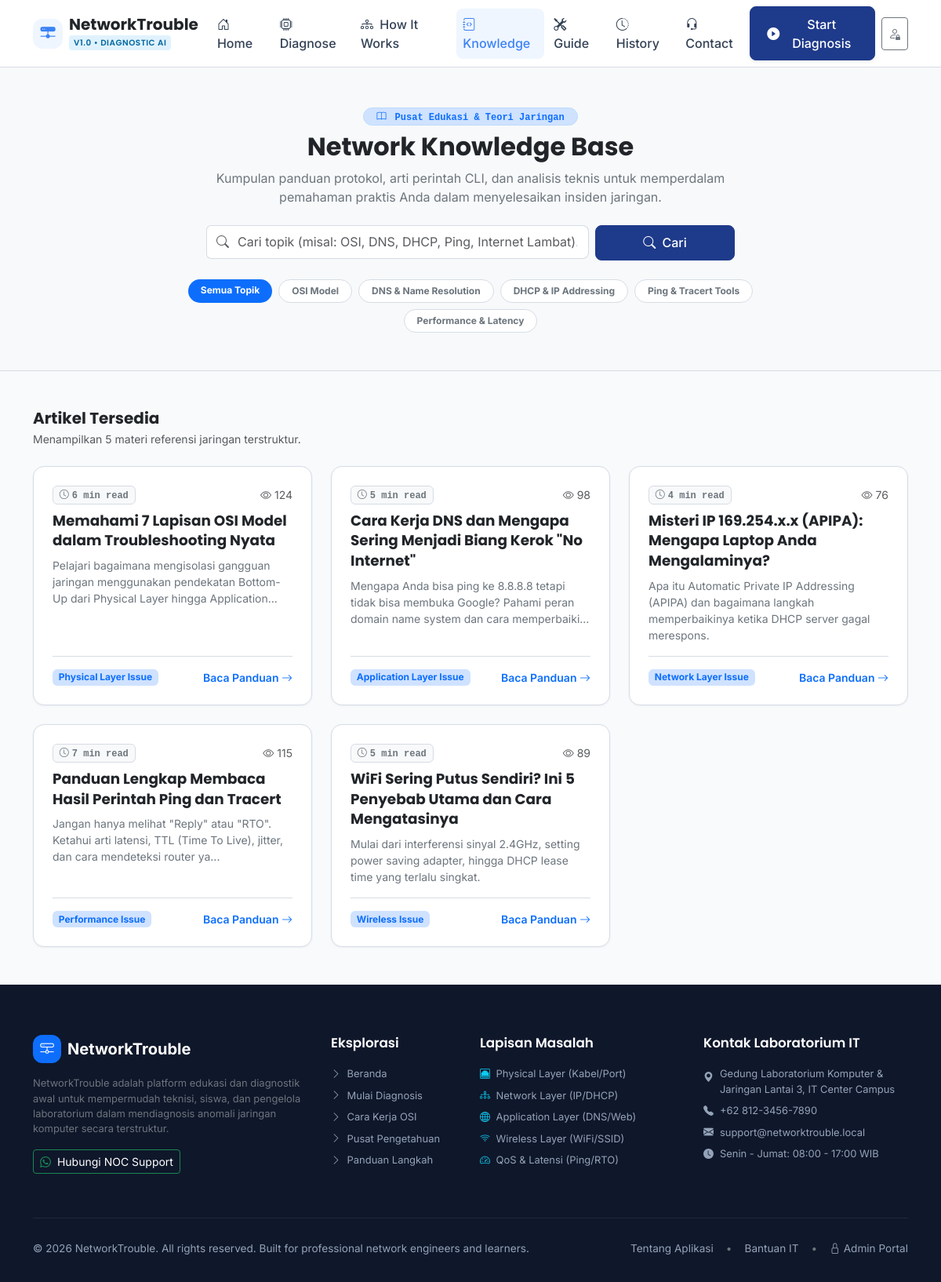
The app's page /knowledge.php with its own data.
### tables this page shows
CREATE TABLE `knowledge_articles` (
  `id` INT UNSIGNED AUTO_INCREMENT PRIMARY KEY,
  `title` VARCHAR(200) NOT NULL,
  `slug` VARCHAR(200) NOT NULL UNIQUE,
  `summary` TEXT NOT NULL,
  `content` LONGTEXT NOT NULL,
  `category_id` INT UNSIGNED NULL,
  `read_time` VARCHAR(20) NOT NULL DEFAULT '5 min read',
  `views` INT UNSIGNED NOT NULL DEFAULT 0,
  `status` ENUM('published', 'draft') NOT NULL DEFAULT 'published',
  `created_at` DATETIME NOT NULL DEFAULT CURRENT_TIMESTAMP,
  `updated_at` DATETIME NOT NULL DEFAULT CURRENT_TIMESTAMP ON UPDATE CURRENT_TIMESTAMP
);

CREATE TABLE `network_categories` (
  `id` INT UNSIGNED AUTO_INCREMENT PRIMARY KEY,
  `name` VARCHAR(100) NOT NULL,
  `slug` VARCHAR(100) NOT NULL UNIQUE,
  `description` TEXT NOT NULL,
  `osi_layer` VARCHAR(50) NOT NULL,
  `severity_default` ENUM('Low', 'Medium', 'High', 'Critical') NOT NULL DEFAULT 'Medium',
  `icon` VARCHAR(50) NOT NULL DEFAULT 'bi-hdd-network',
  `status` ENUM('active', 'inactive') NOT NULL DEFAULT 'active',
  `created_at` DATETIME NOT NULL DEFAULT CURRENT_TIMESTAMP
);

CREATE TABLE `contact_settings` (
  `id` INT UNSIGNED AUTO_INCREMENT PRIMARY KEY,
  `contact_name` VARCHAR(100) NOT NULL DEFAULT 'IT Support & Network NOC',
  `phone` VARCHAR(30) NOT NULL DEFAULT '+62 812-3456-7890',
  `email` VARCHAR(100) NOT NULL DEFAULT 'support@networktrouble.local',
  `address` TEXT NULL,
  `working_hours` VARCHAR(100) NOT NULL DEFAULT 'Senin - Jumat: 08:00 - 17:00 WIB',
  `whatsapp` VARCHAR(30) NOT NULL DEFAULT '6281234567890',
  `updated_at` DATETIME NOT NULL DEFAULT CURRENT_TIMESTAMP ON UPDATE CURRENT_TIMESTAMP
);

### knowledge.php (the view, shortened to what the rows shown need)
<?php
require_once __DIR__ . '/config/app.php';
require_once __DIR__ . '/includes/functions.php';
$db = get_db();
$article = null;
$articlesList = [];
if ($db) {
    if (!$article) {
        try {
            $sql = "SELECT a.*, c.name as category_name, c.slug as category_slug FROM knowledge_articles a LEFT JOIN network_categories c ON a.category_id = c.id WHERE a.status = 'published'";
            $params = [];
            $sql .= " ORDER BY a.id ASC";
            $stmt = $db->prepare($sql);
            $stmt->execute($params);
            $articlesList = $stmt->fetchAll();
        } catch (Exception $e) {}
    }
}
require_once __DIR__ . '/includes/header.php';
?>
<?php if ($article): ?>
<div class="py-4 bg-light border-bottom">
    <div class="container">
        <nav aria-label="breadcrumb">
            <ol class="breadcrumb mb-2 small">
                <li class="breadcrumb-item"><a href="<?= base_url(); ?>" class="text-decoration-none text-primary">Home</a></li>
                <li class="breadcrumb-item"><a href="<?= base_url('knowledge.php'); ?>" class="text-decoration-none text-primary">Knowledge Base</a></li>
                <li class="breadcrumb-item active" aria-current="page"><?= htmlspecialchars($article['title']); ?></li>
            </ol>
        </nav>
        <h1 class="h3 fw-bold text-dark mb-2"><?= htmlspecialchars($article['title']); ?></h1>
        <div class="d-flex flex-wrap align-items-center gap-3 text-muted small">
            <span><i class="bi bi-calendar3 me-1"></i><?= format_date($article['created_at'], 'd M Y'); ?></span>
            <span><i class="bi bi-clock me-1"></i><?= htmlspecialchars($article['read_time'] ?? '5 min read'); ?></span>
            <span><i class="bi bi-eye me-1"></i><?= number_format($article['views'] ?? 0); ?> kali dibaca</span>
            <?php if (!empty($article['category_name'])): ?>
                <span class="badge bg-primary-subtle text-primary border border-primary-subtle"><?= htmlspecialchars($article['category_name']); ?></span>
            <?php endif; ?>
        </div>
    </div>
</div>
<div class="py-5">
    <div class="container">
        <div class="row g-5">
            <div class="col-lg-8">
                <div class="nt-card p-4 p-md-5 bg-white border">
                    <div class="lead text-secondary mb-4 pb-3 border-bottom fs-6 fw-normal" style="line-height: 1.7;">
                        <?= htmlspecialchars($article['summary']); ?>
                    </div>
                    <div class="article-content" style="line-height: 1.8;">
                        <?= $article['content']; ?>
                    </div>
                    <div class="mt-5 pt-4 border-top d-flex justify-content-between align-items-center flex-wrap gap-2">
                        <a href="<?= base_url('knowledge.php'); ?>" class="btn btn-nt-outline btn-sm">
                            <i class="bi bi-arrow-left me-1"></i> Kembali ke Daftar Artikel
                        </a>
                        <a href="<?= base_url('diagnose.php'); ?>" class="btn btn-nt-primary btn-sm">
                            <i class="bi bi-cpu me-1"></i> Uji Diagnosis Jaringan
                        </a>
                    </div>
                </div>
            </div>
            <div class="col-lg-4">
                <div class="nt-card p-4 mb-4 bg-light border">
                    <h5 class="fw-bold text-dark mb-2"><i class="bi bi-cpu text-primary me-2"></i>Pusat Diagnosis</h5>
                    <p class="text-secondary small mb-3">
                        Sedang mengalami koneksi lambat, DNS error, atau kabel LAN tidak terdeteksi? Jalankan wizard investigasi terstruktur sekarang.
                    </p>
                    <a href="<?= base_url('diagnose.php'); ?>" class="btn btn-nt-primary btn-sm w-100">
                        <i class="bi bi-play-circle-fill me-1"></i> Buka Diagnostic Wizard
                    </a>
                </div>
                <div class="nt-card p-4 bg-white border">
                    <h6 class="fw-bold text-dark mb-3"><i class="bi bi-collection text-primary me-2"></i>Artikel Terkait</h6>
                    <ul class="list-unstyled d-flex flex-column gap-3 mb-0 small">
                        <?php foreach ($fallbackArticles as $relArt): ?>
                            <?php if ($relArt['slug'] !== $article['slug']): ?>
                                <li class="pb-2 border-bottom">
                                    <a href="<?= base_url('knowledge.php?slug=' . $relArt['slug']); ?>" class="text-dark fw-semibold text-decoration-none hover-primary d-block mb-1">
                                        <?= htmlspecialchars($relArt['title']); ?>
                                    </a>
                                    <span class="text-muted small"><?= $relArt['read_time']; ?> &bull; <?= htmlspecialchars($relArt['category_name']); ?></span>
                                </li>
                            <?php endif; ?>
                        <?php endforeach; ?>
                    </ul>
                </div>
            </div>
        </div>
    </div>
</div>
<?php else: ?>
<div class="py-5 bg-light border-bottom">
    <div class="container">
        <div class="row justify-content-center text-center">
            <div class="col-lg-8">
                <h1 class="h2 fw-bold text-dark mb-2">Network Knowledge Base</h1>
            </div>
        </div>
    </div>
</div>
<div class="py-5">
    <div class="container">
        <?php if (!empty($articlesList)): ?>
            <div class="row g-4">
                <?php foreach ($articlesList as $art): ?>
                <div class="col-md-6 col-lg-4">
                    <div class="nt-card card-hover p-4 h-100 d-flex flex-column justify-content-between bg-white border">
                        <div>
                            <div class="d-flex align-items-center justify-content-between mb-2">
                                <span class="badge bg-light text-secondary border font-monospace small">
                                    <i class="bi bi-clock me-1"></i><?= htmlspecialchars($art['read_time'] ?? '5 min read'); ?>
                                </span>
                                <span class="small text-muted">
                                    <i class="bi bi-eye me-1"></i><?= number_format($art['views'] ?? 0); ?>
                                </span>
                            </div>
                            <h5 class="fw-bold text-dark mb-2" style="font-size: 1.15rem; line-height: 1.4;">
                                <a href="<?= base_url('knowledge.php?slug=' . $art['slug']); ?>" class="text-dark text-decoration-none hover-primary">
                                    <?= htmlspecialchars($art['title']); ?>
                                </a>
                            </h5>
                            <p class="text-secondary small mb-3">
                                <?= htmlspecialchars(truncate_text($art['summary'], 120)); ?>
                            </p>
                        </div>
                        <div class="pt-3 border-top d-flex align-items-center justify-content-between">
                            <span class="badge bg-primary-subtle text-primary small">
                                <?= htmlspecialchars($art['category_name'] ?? 'Networking'); ?>
                            </span>
                            <a href="<?= base_url('knowledge.php?slug=' . $art['slug']); ?>" class="small fw-semibold text-primary text-decoration-none">
                                Baca Panduan <i class="bi bi-arrow-right"></i>
                            </a>
                        </div>
                    </div>
                </div>
                <?php endforeach; ?>
            </div>
        <?php endif; ?>
    </div>
</div>
<?php endif; ?>
<?php
require_once __DIR__ . '/includes/footer.php';
?>

### includes/footer.php (shortened to what the rows shown need)
<?php
require_once __DIR__ . '/../config/app.php';
require_once __DIR__ . '/functions.php';
$contact = get_contact_info();
?>
<footer class="nt-footer">
    <div class="container">
        <div class="row g-4">
            <div class="col-lg-3 col-md-6">
                <ul class="list-unstyled small d-flex flex-column gap-2">
                    <li class="d-flex align-items-start gap-2">
                        <i class="bi bi-geo-alt-fill text-primary-light mt-1"></i>
                        <span><?= e($contact['address']); ?></span>
                    </li>
                    <li class="d-flex align-items-center gap-2">
                        <i class="bi bi-telephone-fill text-primary-light"></i>
                        <span><?= e($contact['phone']); ?></span>
                    </li>
                    <li class="d-flex align-items-center gap-2">
                        <i class="bi bi-envelope-fill text-primary-light"></i>
                        <span><?= e($contact['email']); ?></span>
                    </li>
                    <li class="d-flex align-items-center gap-2">
                        <i class="bi bi-clock-fill text-primary-light"></i>
                        <span><?= e($contact['working_hours']); ?></span>
                    </li>
                </ul>
            </div>
        </div>
    </div>
</footer>
</body>
</html>

### records on screen
knowledge_articles: read_time "6 min read", views "124", title "Memahami 7 Lapisan OSI Model dalam Troubleshooting Nyata", summary "Pelajari bagaimana mengisolasi gangguan jaringan menggunakan pendekatan Bottom-Up dari Physical Layer hingga Application...", network_categories.name "Physical Layer Issue"
knowledge_articles: read_time "5 min read", views "98", title "Cara Kerja DNS dan Mengapa Sering Menjadi Biang Kerok \"No Internet\"", summary "Mengapa Anda bisa ping ke 8.8.8.8 tetapi tidak bisa membuka Google? Pahami peran domain name system dan cara memperbaiki...", network_categories.name "Application Layer Issue"
knowledge_articles: read_time "4 min read", views "76", title "Misteri IP 169.254.x.x (APIPA): Mengapa Laptop Anda Mengalaminya?", summary "Apa itu Automatic Private IP Addressing (APIPA) dan bagaimana langkah memperbaikinya ketika DHCP server gagal merespons.", network_categories.name "Network Layer Issue"
knowledge_articles: read_time "7 min read", views "115", title "Panduan Lengkap Membaca Hasil Perintah Ping dan Tracert", summary "Jangan hanya melihat \"Reply\" atau \"RTO\". Ketahui arti latensi, TTL (Time To Live), jitter, dan cara mendeteksi router ya...", network_categories.name "Performance Issue"
knowledge_articles: read_time "5 min read", views "89", title "WiFi Sering Putus Sendiri? Ini 5 Penyebab Utama dan Cara Mengatasinya", summary "Mulai dari interferensi sinyal 2.4GHz, setting power saving adapter, hingga DHCP lease time yang terlalu singkat.", network_categories.name "Wireless Issue"
contact_settings: address "Gedung Laboratorium Komputer & Jaringan Lantai 3, IT Center Campus", phone "+62 812-3456-7890", email "support@networktrouble.local", working_hours "Senin - Jumat: 08:00 - 17:00 WIB"

### other values on screen
$navBrand "NetworkTrouble"
$navBadge "V1.0 • DIAGNOSTIC AI"
$navBtnText "Start Diagnosis"
$name "Semua Topik"
$name "OSI Model"
$name "DNS & Name Resolution"
$name "DHCP & IP Addressing"
$name "Ping & Tracert Tools"
$name "Performance & Latency"
count($articlesList) "5"
